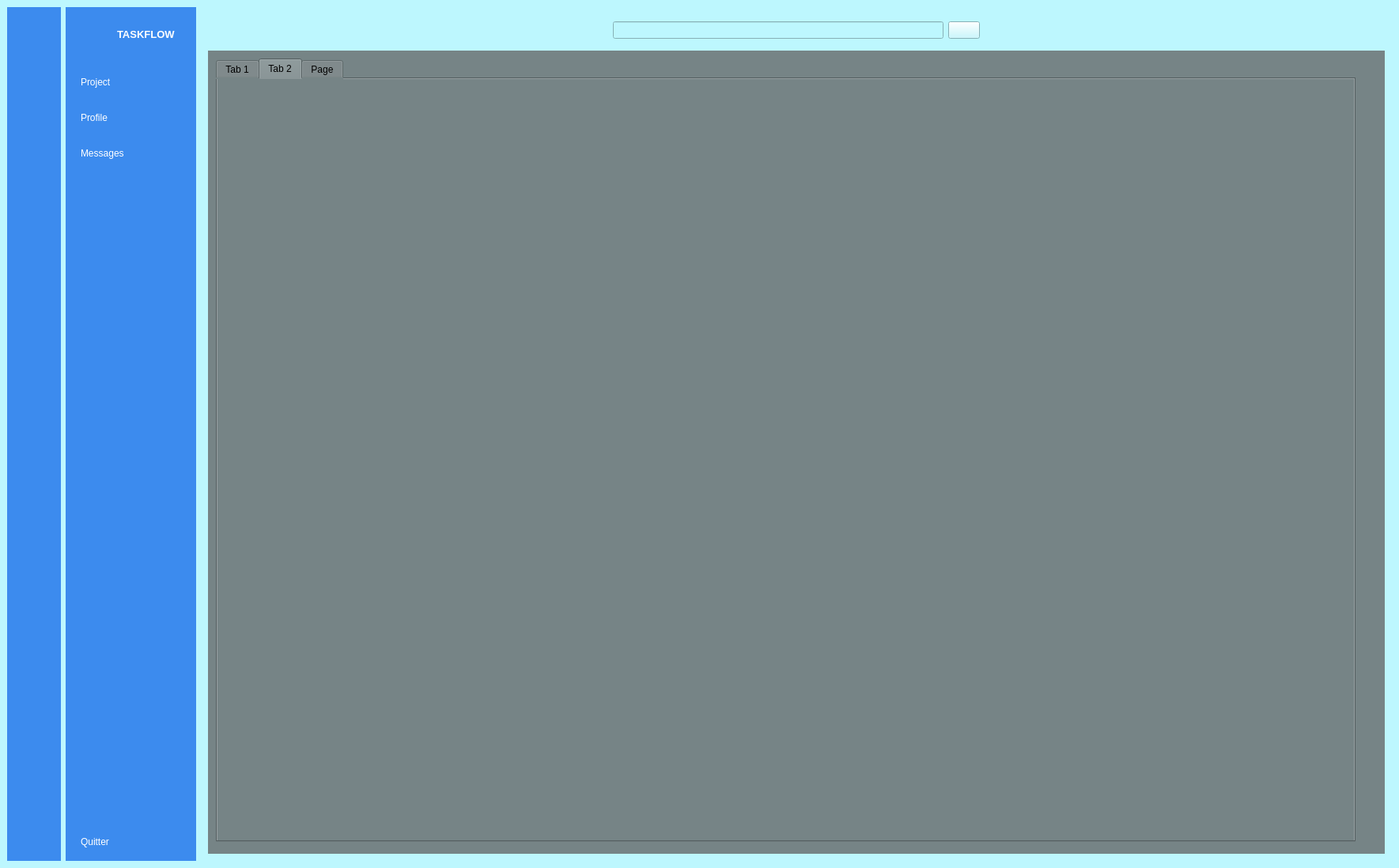
<?xml version="1.0" encoding="UTF-8"?>
<ui version="4.0">
 <class>MainWindow</class>
 <widget class="QMainWindow" name="MainWindow">
  <property name="geometry">
   <rect>
    <x>0</x>
    <y>0</y>
    <width>1769</width>
    <height>1098</height>
   </rect>
  </property>
  <property name="windowTitle">
   <string>MainWindow</string>
  </property>
  <property name="styleSheet">
   <string notr="true">background-color: rgb(189, 247, 254);</string>
  </property>
  <property name="iconSize">
   <size>
    <width>24</width>
    <height>25</height>
   </size>
  </property>
  <widget class="QWidget" name="centralwidget">
   <layout class="QGridLayout" name="gridLayout_2">
    <item row="0" column="0">
     <widget class="QWidget" name="icon_name_widget" native="true">
      <property name="maximumSize">
       <size>
        <width>70</width>
        <height>16777215</height>
       </size>
      </property>
      <property name="styleSheet">
       <string notr="true">QWidget{
	background-color: rgb(60, 139, 238);
}
QPushButton{
	color:white;
	height:30px;
	border:none;
	border-radius:10px;
}

QPushButton:checked{
	background-color:  #F5FAFE;
	color:#1F95EF;
	font-weight:bold;
}</string>
      </property>
      <layout class="QVBoxLayout" name="verticalLayout_3">
       <item>
        <layout class="QHBoxLayout" name="horizontalLayout_3">
         <item>
          <widget class="QLabel" name="label">
           <property name="minimumSize">
            <size>
             <width>50</width>
             <height>50</height>
            </size>
           </property>
           <property name="maximumSize">
            <size>
             <width>50</width>
             <height>50</height>
            </size>
           </property>
           <property name="text">
            <string/>
           </property>
           <property name="pixmap">
            <pixmap resource="recources.qrc">:/newPrefix/image et recources/Design_sans_titre__3_-removebg-preview_1.png</pixmap>
           </property>
           <property name="scaledContents">
            <bool>true</bool>
           </property>
          </widget>
         </item>
        </layout>
       </item>
       <item>
        <layout class="QVBoxLayout" name="verticalLayout">
         <property name="spacing">
          <number>15</number>
         </property>
         <property name="topMargin">
          <number>15</number>
         </property>
         <item>
          <widget class="QPushButton" name="bouton_project1">
           <property name="text">
            <string/>
           </property>
           <property name="icon">
            <iconset resource="recources.qrc">
             <normaloff>:/newPrefix/image et recources/dashboard_white.png</normaloff>
             <normalon>:/newPrefix/image et recources/dashboard.png</normalon>:/newPrefix/image et recources/dashboard_white.png</iconset>
           </property>
           <property name="checkable">
            <bool>true</bool>
           </property>
           <property name="autoExclusive">
            <bool>true</bool>
           </property>
          </widget>
         </item>
         <item>
          <widget class="QPushButton" name="bouton_profile1">
           <property name="text">
            <string/>
           </property>
           <property name="icon">
            <iconset resource="recources.qrc">
             <normaloff>:/newPrefix/image et recources/profile_white.png</normaloff>
             <normalon>:/newPrefix/image et recources/profile.png</normalon>:/newPrefix/image et recources/profile_white.png</iconset>
           </property>
           <property name="checkable">
            <bool>true</bool>
           </property>
           <property name="autoExclusive">
            <bool>true</bool>
           </property>
          </widget>
         </item>
         <item>
          <widget class="QPushButton" name="bouton_message1">
           <property name="text">
            <string/>
           </property>
           <property name="icon">
            <iconset resource="recources.qrc">
             <normaloff>:/newPrefix/image et recources/messages_white.png</normaloff>
             <normalon>:/newPrefix/image et recources/messages.png</normalon>:/newPrefix/image et recources/messages_white.png</iconset>
           </property>
           <property name="checkable">
            <bool>true</bool>
           </property>
           <property name="autoExclusive">
            <bool>true</bool>
           </property>
          </widget>
         </item>
        </layout>
       </item>
       <item>
        <spacer name="verticalSpacer_2">
         <property name="orientation">
          <enum>Qt::Vertical</enum>
         </property>
         <property name="sizeHint" stdset="0">
          <size>
           <width>20</width>
           <height>418</height>
          </size>
         </property>
        </spacer>
       </item>
       <item>
        <widget class="QPushButton" name="bouton_quitter1">
         <property name="text">
          <string/>
         </property>
         <property name="icon">
          <iconset resource="recources.qrc">
           <normaloff>:/newPrefix/image et recources/log_out_white.png</normaloff>
           <normalon>:/newPrefix/image et recources/log_out.png</normalon>:/newPrefix/image et recources/log_out_white.png</iconset>
         </property>
         <property name="checkable">
          <bool>true</bool>
         </property>
         <property name="autoExclusive">
          <bool>true</bool>
         </property>
        </widget>
       </item>
      </layout>
     </widget>
    </item>
    <item row="0" column="1">
     <widget class="QWidget" name="icon_only_widget" native="true">
      <property name="maximumSize">
       <size>
        <width>200</width>
        <height>16777215</height>
       </size>
      </property>
      <property name="styleSheet">
       <string notr="true">QWidget{
	background-color: rgb(60, 139, 238);
	color:white;
}
QPushButton{
	color:white;
	text-align:left;
	height:30px;
	border:none;
	padding-left:10px;
	border-top-left-radius:10px;
	border-bottom-left-radius:10px;
}

QPushButton:checked{
	background-color:  #F5FAFE;
	color:#1F95EF;
	font-weight:bold;
}</string>
      </property>
      <layout class="QGridLayout" name="gridLayout">
       <property name="rightMargin">
        <number>0</number>
       </property>
       <item row="3" column="0">
        <widget class="QPushButton" name="bouton_quitter2">
         <property name="text">
          <string>Quitter</string>
         </property>
         <property name="icon">
          <iconset resource="recources.qrc">
           <normaloff>:/newPrefix/image et recources/log_out_white.png</normaloff>
           <normalon>:/newPrefix/image et recources/log_out.png</normalon>:/newPrefix/image et recources/log_out_white.png</iconset>
         </property>
         <property name="checkable">
          <bool>true</bool>
         </property>
         <property name="autoExclusive">
          <bool>true</bool>
         </property>
        </widget>
       </item>
       <item row="1" column="0">
        <layout class="QVBoxLayout" name="verticalLayout_2">
         <property name="spacing">
          <number>15</number>
         </property>
         <property name="topMargin">
          <number>15</number>
         </property>
         <item>
          <widget class="QPushButton" name="bouton_project2">
           <property name="text">
            <string>Project</string>
           </property>
           <property name="icon">
            <iconset resource="recources.qrc">
             <normaloff>:/newPrefix/image et recources/dashboard_white.png</normaloff>
             <normalon>:/newPrefix/image et recources/dashboard.png</normalon>:/newPrefix/image et recources/dashboard_white.png</iconset>
           </property>
           <property name="checkable">
            <bool>true</bool>
           </property>
           <property name="autoExclusive">
            <bool>true</bool>
           </property>
          </widget>
         </item>
         <item>
          <widget class="QPushButton" name="bouton_profile2">
           <property name="text">
            <string>Profile</string>
           </property>
           <property name="icon">
            <iconset resource="recources.qrc">
             <normaloff>:/newPrefix/image et recources/profile_white.png</normaloff>
             <normalon>:/newPrefix/image et recources/profile.png</normalon>:/newPrefix/image et recources/profile_white.png</iconset>
           </property>
           <property name="checkable">
            <bool>true</bool>
           </property>
           <property name="autoExclusive">
            <bool>true</bool>
           </property>
          </widget>
         </item>
         <item>
          <widget class="QPushButton" name="bouton_message2">
           <property name="text">
            <string>Messages</string>
           </property>
           <property name="icon">
            <iconset resource="recources.qrc">
             <normaloff>:/newPrefix/image et recources/messages_white.png</normaloff>
             <normalon>:/newPrefix/image et recources/messages.png</normalon>
             <selectedoff>:/newPrefix/image et recources/messages.png</selectedoff>:/newPrefix/image et recources/messages_white.png</iconset>
           </property>
           <property name="checkable">
            <bool>true</bool>
           </property>
           <property name="autoExclusive">
            <bool>true</bool>
           </property>
          </widget>
         </item>
        </layout>
       </item>
       <item row="0" column="0">
        <layout class="QHBoxLayout" name="horizontalLayout_2">
         <item>
          <widget class="QLabel" name="label_4">
           <property name="minimumSize">
            <size>
             <width>50</width>
             <height>50</height>
            </size>
           </property>
           <property name="maximumSize">
            <size>
             <width>50</width>
             <height>50</height>
            </size>
           </property>
           <property name="text">
            <string/>
           </property>
           <property name="pixmap">
            <pixmap resource="recources.qrc">:/newPrefix/image et recources/Design_sans_titre__3_-removebg-preview_1.png</pixmap>
           </property>
           <property name="scaledContents">
            <bool>true</bool>
           </property>
          </widget>
         </item>
         <item>
          <widget class="QLabel" name="label_3">
           <property name="minimumSize">
            <size>
             <width>100</width>
             <height>50</height>
            </size>
           </property>
           <property name="maximumSize">
            <size>
             <width>100</width>
             <height>50</height>
            </size>
           </property>
           <property name="font">
            <font>
             <pointsize>10</pointsize>
             <weight>75</weight>
             <bold>true</bold>
            </font>
           </property>
           <property name="text">
            <string>TASKFLOW</string>
           </property>
          </widget>
         </item>
        </layout>
       </item>
       <item row="2" column="0">
        <spacer name="verticalSpacer">
         <property name="orientation">
          <enum>Qt::Vertical</enum>
         </property>
         <property name="sizeHint" stdset="0">
          <size>
           <width>20</width>
           <height>418</height>
          </size>
         </property>
        </spacer>
       </item>
      </layout>
     </widget>
    </item>
    <item row="0" column="3">
     <widget class="QWidget" name="main_menu" native="true">
      <layout class="QVBoxLayout" name="verticalLayout_4">
       <item>
        <widget class="QWidget" name="widget" native="true">
         <layout class="QHBoxLayout" name="horizontalLayout_4">
          <item>
           <widget class="QPushButton" name="bouton_menu">
            <property name="styleSheet">
             <string notr="true">border:none;</string>
            </property>
            <property name="text">
             <string/>
            </property>
            <property name="icon">
             <iconset resource="recources.qrc">
              <normaloff>:/newPrefix/image et recources/menu.png</normaloff>:/newPrefix/image et recources/menu.png</iconset>
            </property>
            <property name="iconSize">
             <size>
              <width>20</width>
              <height>20</height>
             </size>
            </property>
            <property name="checkable">
             <bool>true</bool>
            </property>
            <property name="autoExclusive">
             <bool>true</bool>
            </property>
           </widget>
          </item>
          <item>
           <spacer name="horizontalSpacer_2">
            <property name="orientation">
             <enum>Qt::Horizontal</enum>
            </property>
            <property name="sizeHint" stdset="0">
             <size>
              <width>18</width>
              <height>20</height>
             </size>
            </property>
           </spacer>
          </item>
          <item>
           <layout class="QHBoxLayout" name="horizontalLayout">
            <item>
             <widget class="QLineEdit" name="lineEdit"/>
            </item>
            <item>
             <widget class="QPushButton" name="pushButton_14">
              <property name="text">
               <string/>
              </property>
              <property name="icon">
               <iconset resource="recources.qrc">
                <normaloff>:/newPrefix/image et recources/search.png</normaloff>:/newPrefix/image et recources/search.png</iconset>
              </property>
             </widget>
            </item>
           </layout>
          </item>
          <item>
           <spacer name="horizontalSpacer">
            <property name="orientation">
             <enum>Qt::Horizontal</enum>
            </property>
            <property name="sizeHint" stdset="0">
             <size>
              <width>308</width>
              <height>20</height>
             </size>
            </property>
           </spacer>
          </item>
          <item>
           <widget class="QPushButton" name="pushButton_15">
            <property name="styleSheet">
             <string notr="true">border:none;</string>
            </property>
            <property name="text">
             <string/>
            </property>
            <property name="icon">
             <iconset resource="recources.qrc">
              <normaloff>:/newPrefix/image et recources/image (1).png</normaloff>:/newPrefix/image et recources/image (1).png</iconset>
            </property>
           </widget>
          </item>
         </layout>
        </widget>
       </item>
       <item>
        <widget class="QStackedWidget" name="stackedWidget">
         <property name="styleSheet">
          <string notr="true">background-color: rgb(118, 132, 134);</string>
         </property>
         <property name="currentIndex">
          <number>0</number>
         </property>
         <widget class="QWidget" name="project">
          <widget class="QTabWidget" name="tabWidget">
           <property name="geometry">
            <rect>
             <x>10</x>
             <y>10</y>
             <width>1441</width>
             <height>991</height>
            </rect>
           </property>
           <property name="currentIndex">
            <number>1</number>
           </property>
           <widget class="QWidget" name="tab">
            <attribute name="title">
             <string>Tab 1</string>
            </attribute>
           </widget>
           <widget class="QWidget" name="tab_2">
            <attribute name="title">
             <string>Tab 2</string>
            </attribute>
            <widget class="QLabel" name="label_2">
             <property name="geometry">
              <rect>
               <x>20</x>
               <y>30</y>
               <width>1389</width>
               <height>808</height>
              </rect>
             </property>
             <property name="text">
              <string/>
             </property>
             <property name="pixmap">
              <pixmap>:/newPrefix/colorkit (5).png</pixmap>
             </property>
            </widget>
           </widget>
           <widget class="QWidget" name="tab_3">
            <attribute name="title">
             <string>Page</string>
            </attribute>
           </widget>
          </widget>
         </widget>
         <widget class="QWidget" name="Profile">
          <widget class="QLabel" name="label_5">
           <property name="geometry">
            <rect>
             <x>110</x>
             <y>170</y>
             <width>411</width>
             <height>141</height>
            </rect>
           </property>
           <property name="font">
            <font>
             <pointsize>40</pointsize>
             <weight>75</weight>
             <bold>true</bold>
            </font>
           </property>
           <property name="text">
            <string>Profile page </string>
           </property>
          </widget>
         </widget>
         <widget class="QWidget" name="message">
          <widget class="QLabel" name="label_6">
           <property name="geometry">
            <rect>
             <x>60</x>
             <y>150</y>
             <width>411</width>
             <height>141</height>
            </rect>
           </property>
           <property name="font">
            <font>
             <pointsize>40</pointsize>
             <weight>75</weight>
             <bold>true</bold>
            </font>
           </property>
           <property name="text">
            <string>Message page </string>
           </property>
          </widget>
         </widget>
         <widget class="QWidget" name="page_5"/>
         <widget class="QWidget" name="page_2"/>
        </widget>
       </item>
      </layout>
     </widget>
    </item>
   </layout>
  </widget>
 </widget>
 <resources>
  <include location="recources.qrc"/>
 </resources>
 <connections>
  <connection>
   <sender>bouton_message1</sender>
   <signal>toggled(bool)</signal>
   <receiver>bouton_message2</receiver>
   <slot>setChecked(bool)</slot>
   <hints>
    <hint type="sourcelabel">
     <x>52</x>
     <y>203</y>
    </hint>
    <hint type="destinationlabel">
     <x>131</x>
     <y>196</y>
    </hint>
   </hints>
  </connection>
  <connection>
   <sender>bouton_profile1</sender>
   <signal>toggled(bool)</signal>
   <receiver>bouton_profile2</receiver>
   <slot>setChecked(bool)</slot>
   <hints>
    <hint type="sourcelabel">
     <x>48</x>
     <y>157</y>
    </hint>
    <hint type="destinationlabel">
     <x>123</x>
     <y>151</y>
    </hint>
   </hints>
  </connection>
  <connection>
   <sender>bouton_project1</sender>
   <signal>toggled(bool)</signal>
   <receiver>bouton_project2</receiver>
   <slot>setChecked(bool)</slot>
   <hints>
    <hint type="sourcelabel">
     <x>31</x>
     <y>99</y>
    </hint>
    <hint type="destinationlabel">
     <x>138</x>
     <y>111</y>
    </hint>
   </hints>
  </connection>
  <connection>
   <sender>bouton_project2</sender>
   <signal>toggled(bool)</signal>
   <receiver>bouton_project1</receiver>
   <slot>setChecked(bool)</slot>
   <hints>
    <hint type="sourcelabel">
     <x>104</x>
     <y>97</y>
    </hint>
    <hint type="destinationlabel">
     <x>59</x>
     <y>97</y>
    </hint>
   </hints>
  </connection>
  <connection>
   <sender>bouton_profile2</sender>
   <signal>toggled(bool)</signal>
   <receiver>bouton_profile1</receiver>
   <slot>setChecked(bool)</slot>
   <hints>
    <hint type="sourcelabel">
     <x>111</x>
     <y>144</y>
    </hint>
    <hint type="destinationlabel">
     <x>56</x>
     <y>141</y>
    </hint>
   </hints>
  </connection>
  <connection>
   <sender>bouton_message2</sender>
   <signal>toggled(bool)</signal>
   <receiver>bouton_message1</receiver>
   <slot>setChecked(bool)</slot>
   <hints>
    <hint type="sourcelabel">
     <x>114</x>
     <y>183</y>
    </hint>
    <hint type="destinationlabel">
     <x>49</x>
     <y>186</y>
    </hint>
   </hints>
  </connection>
  <connection>
   <sender>bouton_quitter1</sender>
   <signal>toggled(bool)</signal>
   <receiver>MainWindow</receiver>
   <slot>close()</slot>
   <hints>
    <hint type="sourcelabel">
     <x>55</x>
     <y>653</y>
    </hint>
    <hint type="destinationlabel">
     <x>53</x>
     <y>765</y>
    </hint>
   </hints>
  </connection>
  <connection>
   <sender>bouton_quitter2</sender>
   <signal>toggled(bool)</signal>
   <receiver>MainWindow</receiver>
   <slot>close()</slot>
   <hints>
    <hint type="sourcelabel">
     <x>175</x>
     <y>645</y>
    </hint>
    <hint type="destinationlabel">
     <x>174</x>
     <y>777</y>
    </hint>
   </hints>
  </connection>
  <connection>
   <sender>bouton_menu</sender>
   <signal>toggled(bool)</signal>
   <receiver>icon_only_widget</receiver>
   <slot>setVisible(bool)</slot>
   <hints>
    <hint type="sourcelabel">
     <x>342</x>
     <y>47</y>
    </hint>
    <hint type="destinationlabel">
     <x>234</x>
     <y>399</y>
    </hint>
   </hints>
  </connection>
  <connection>
   <sender>bouton_menu</sender>
   <signal>toggled(bool)</signal>
   <receiver>icon_name_widget</receiver>
   <slot>setHidden(bool)</slot>
   <hints>
    <hint type="sourcelabel">
     <x>334</x>
     <y>51</y>
    </hint>
    <hint type="destinationlabel">
     <x>45</x>
     <y>300</y>
    </hint>
   </hints>
  </connection>
 </connections>
</ui>
